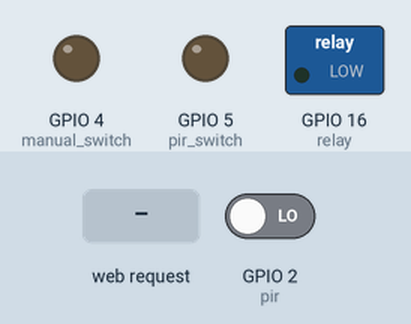
A sketch run on a simulated ESP8266 (NodeMCU). On the bench: switched loads named in the sketch (green lamp = pin HIGH), output pins drawn as LEDs (lit = HIGH). The inputs (shaded band) are chosen by the test bench; at power-on: GPIO 2 (pir) LOW. WiFi joins after 1.5 s; servers stay silent unless stated; what the sketch prints to the serial monitor is not drawn.

Above: at 2.7 s.
2.8 s: HTTP request GET /4/On received
At 4.0 s:
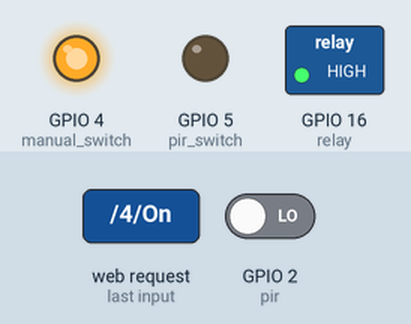
4.3 s: HTTP request GET /5/On received
At 5.2 s:
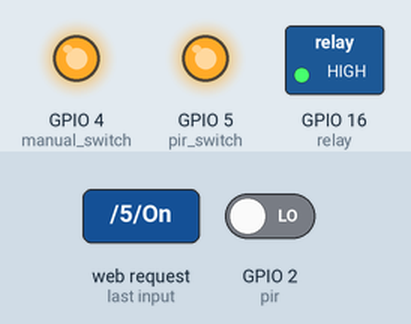
5.8 s: HTTP request GET /4/Off received
At 6.3 s:
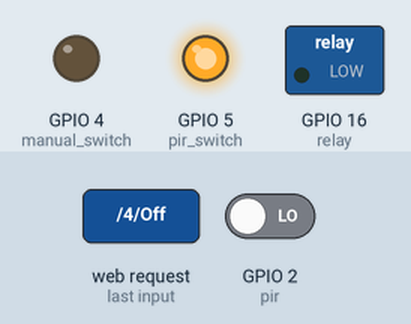
Timing chart, 0 to 8.8 s (numbered marks = the images above; inputs shaded):
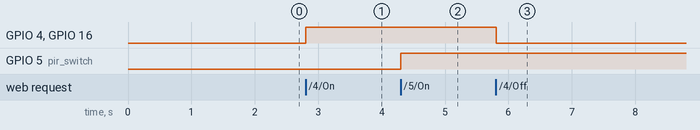

The sketch:

Exhaust_Fan_1.ino
```cpp
// Load Wi-Fi library
#include <ESP8266WiFi.h>
#include <ESP8266mDNS.h>


// Replace with your network credentials
const char* ssid     = "ZEJAK";
const char* password = "Zafeer1996";

// Set web server port number to 80
WiFiServer server(80);

// Variable to store the HTTP request
String header;

String manual_state = "OFF";
String fan_state = "OFF";
String fan_sensor = "MANUAL";

const int manual_switch = 4;
const int pir_switch = 5;
const int pir = 2;
const int relay = 16;
String mdnsname = "zejak-exh-01";


void setup()
{
  // put your setup code here, to run once:
  Serial.begin(115200);

  pinMode(relay, OUTPUT);

  pinMode(pir_switch, OUTPUT);
  pinMode(manual_switch, OUTPUT);
  pinMode(pir, INPUT);

  // Connect to Wi-Fi network with SSID and password
  Serial.print("Connecting to ");
  Serial.println(ssid);
  WiFi.begin(ssid, password);
  while (WiFi.status() != WL_CONNECTED) {
    delay(500);
    Serial.print(".");
  }


  // Print local IP address and start web server
  Serial.println("");
  Serial.println("WiFi connected.");
  Serial.println("IP address: ");
  Serial.println(WiFi.localIP());


   if (MDNS.begin(mdnsname,WiFi.localIP())) {
    Serial.println("MDNS Successful");}

  server.begin();

}

void loop() {

  MDNS.update();

  // put your main code here, to run repeatedly:
  WiFiClient client = server.available();   // Listen for incoming clients

   if (client) {                             // If a new client connects,
    Serial.println("New Client.");          // print a message out in the serial port
    String currentLine = "";                // make a String to hold incoming data from the client
    while (client.connected()) {            // loop while the client's connected
      if (client.available()) {             // if there's bytes to read from the client,
        char c = client.read();             // read a byte, then
        Serial.write(c);                    // print it out the serial monitor
        header += c;
        if (c == '\n') {                    // if the byte is a newline character
          // if the current line is blank, you got two newline characters in a row.
          // that's the end of the client HTTP request, so send a response:
          if (currentLine.length() == 0) {
            // HTTP headers always start with a response code (e.g. HTTP/1.1 200 OK)
            // and a content-type so the client knows what's coming, then a blank line:
            client.println("HTTP/1.1 200 OK");
            client.println("Content-type:text/html");
            client.println("Connection: close");
            client.println();


             if (header.indexOf("GET /4/Off") >= 0)
             {
              Serial.println("Manual Off");
              manual_state = "OFF";
              digitalWrite(manual_switch,LOW);
             }

              if (header.indexOf("GET /4/On") >= 0)
             {
              Serial.println("Manual On");
              manual_state = "ON";
              digitalWrite(manual_switch,HIGH);
             }


             if (header.indexOf("GET /5/Off") >= 0)
             {
              Serial.println("Sensor Off");
              fan_sensor = "MANUAL";
              digitalWrite(pir_switch,LOW);
             }

             if (header.indexOf("GET /5/On") >= 0)
             {
              Serial.println("Sensor On");
              fan_sensor = "AUTOMATIC";
              digitalWrite(pir_switch,HIGH);
             }


             if((digitalRead(pir_switch)==HIGH && digitalRead(pir)==HIGH) || digitalRead(manual_switch)==HIGH)
                {
                  digitalWrite(relay,HIGH);
                  fan_state = "ON";
                }
             else
                {
                  digitalWrite(relay,LOW);
                  fan_state = "OFF";
                }


            // Display the HTML web page
            client.println("<!DOCTYPE html><html>");
            client.println("<head><meta name=\"viewport\" content=\"width=device-width, initial-scale=1\">");
            client.println("<link rel=\"icon\" href=\"data:,\">");


            client.println("<style>html { font-family: Helvetica; display: inline-block; margin: 0px auto; text-align: center;}");

            client.println(".button { border: none; color: black; padding: 16px 40px;");
            client.println("text-decoration: none; font-size: 30px; margin: 2px; cursor: pointer;}");
            client.println(".button1 {background-color: #F1FF14;}");
            client.println(".button2 {background-color: #00B90E;}");
            client.println(".button3 {background-color: #005FCB;}");
            client.println(".button4 {background-color: #f44336;}</style></head>");


            // Web Page Heading
            client.println("<body><h1>ZEJAK Smart Exhaust</h1>");

            // Display current state, and ON/OFF buttons for GPIO 4
            client.println("<p>FAN STATE : " + fan_state + "</p>");
            client.println("<p>FAN SWITCH : " + manual_state + "</p>");
            client.println("<p>FAN MODE : " + fan_sensor + "</p>");


            client.println("<p>MANUAL SWITCH : ");
            client.println("<a href=\"/4/On\"><button class=\"button button2\">ON</button></a>");
            client.println("<a href=\"/4/Off\"><button class=\"button button4\">OFF</button></a></p>");


              client.println("<p>MODE : ");
            // If the fanOsc is off, it displays the ON button
              client.println("<a href=\"/5/Off\"><button class=\"button button3\">MANUAL</button></a>");
              client.println("<a href=\"/5/On\"><button class=\"button button1\">AUTOMATIC</button></a></p>");


            client.println("</body></html>");

            // The HTTP response ends with another blank line
            client.println();
            // Break out of the while loop
            break;
          } else { // if you got a newline, then clear currentLine
            currentLine = "";
          }
        } else if (c != '\r') {  // if you got anything else but a carriage return character,
          currentLine += c;      // add it to the end of the currentLine
        }
      }
    }
    // Clear the header variable
    header = "";
    // Close the connection
    client.stop();
    Serial.println("Client disconnected.");
    Serial.println("");
   }


}
```

Measured:
- after the input at 2.8 s, GPIO 4 (manual_switch), GPIO 16 (relay): LOW → HIGH at once
- after the input at 4.3 s, GPIO 5 (pir_switch): LOW → HIGH at once
- after the input at 5.8 s, GPIO 4 (manual_switch), GPIO 16 (relay): HIGH → LOW at once
